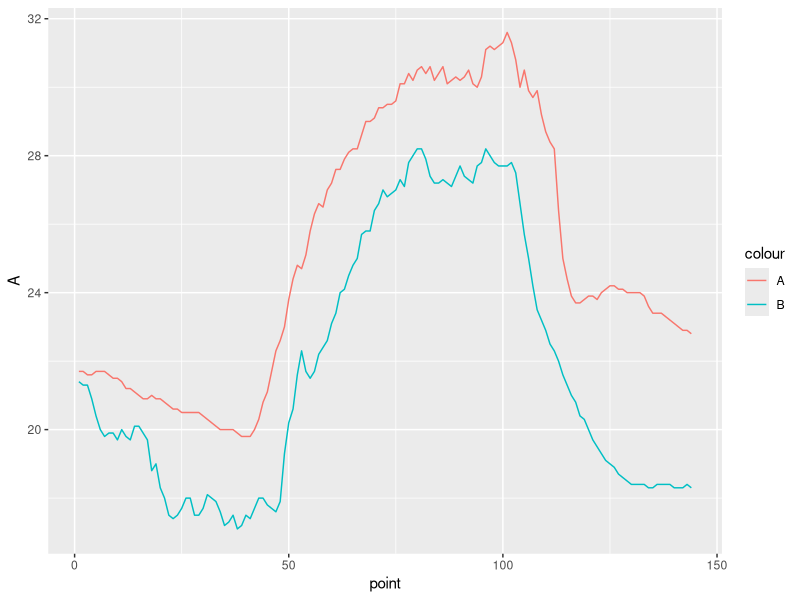
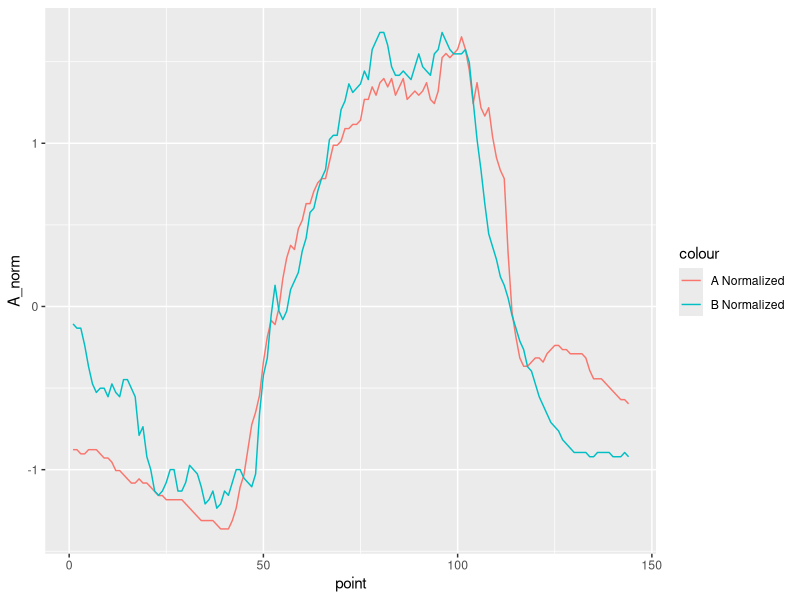
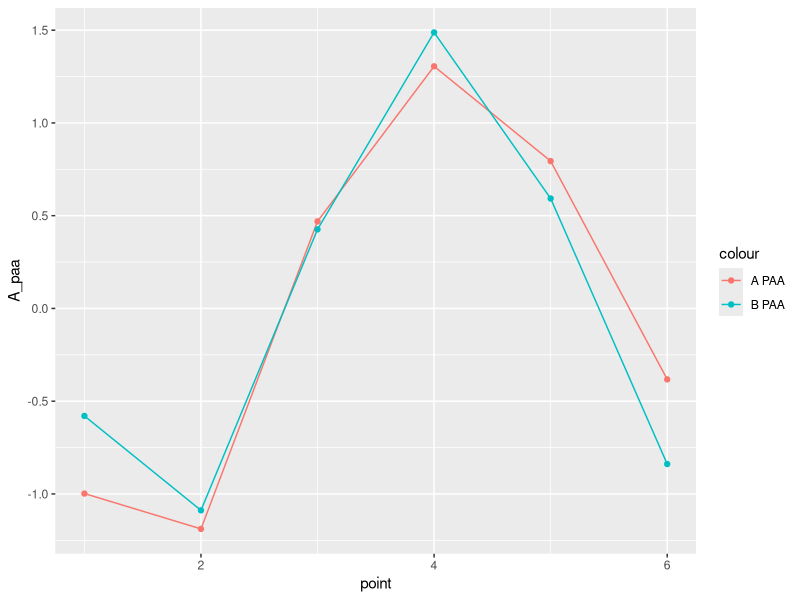

Write R code to recreate these figures, in order.
library(ggplot2)

vocab <- list("3"=c(-0.43,0.43), "4"=c(-0.67,0,0.67), "5"=c(-0.84, -0.25, 0.25, 0.84), "6"=c(-0.97,-0.43,0,0.43,0.97), "7"=c(-1.07,-0.57, -0.18, 0.18, 0.57, 1.07))

alpha <- function(values, vocab_size) {
  res <- c()
  for (v in values) {
    count <- 1
    for (i in vocab[[vocab_size]]) {
      if (v <= i) {
        res <- c(res, count)
        break
      }
      count <- count + 1
    }
    if (count == length(vocab[[vocab_size]])+1) {
      res <- c(res, count)
    }
  }
  res
}

paa <- function (values, size) {

  res <- c()
  for (i in c(seq(from =1, to= length(values), by = size))) {
    res <- c(res, mean(values[i:(i+size-1)]))
  }
  res
}

normalize <- function (values) {
  (values - mean(values))/sd(values)
}

mindist <- function (v1, v2, vocab_size, n, w) {
    
  res <- c()
  for (i in c(1:length(v1))) {
    if (abs(v1[i]-v2[i]) > 1) {
      res <- c(res, (vocab[[vocab_size]][(max(v1[i],v2[i])-1)] - vocab[[vocab_size]][(min(v1[i],v2[i]))]))
    }
    else {
      res <- c(res,0)
    }
  }
  sqrt(n/w) * sqrt(sum(res^2))
}

# main 
A <-  c(  21.7, 21.7, 21.6, 21.6, 21.7, 21.7, 21.7, 21.6, 21.5, 21.5, 21.4, 21.2, 21.2, 21.1, 21.0, 20.9, 20.9, 21.0, 20.9, 20.9, 20.8, 20.7, 20.6, 20.6, 20.5, 20.5, 20.5, 20.5, 20.5, 20.4, 20.3, 20.2, 20.1, 20.0, 20.0, 20.0, 20.0, 19.9, 19.8, 19.8, 19.8, 20.0, 20.3, 20.8, 21.1, 21.7, 22.3, 22.6, 23.0, 23.8, 24.4, 24.8, 24.7, 25.1, 25.8, 26.3, 26.6, 26.5, 27.0, 27.2, 27.6, 27.6, 27.9, 28.1, 28.2, 28.2, 28.6, 29.0, 29.0, 29.1, 29.4, 29.4, 29.5, 29.5, 29.6, 30.1, 30.1, 30.4, 30.2, 30.5, 30.6, 30.4, 30.6, 30.2, 30.4, 30.6, 30.1, 30.2, 30.3, 30.2, 30.3, 30.5, 30.1, 30.0, 30.3, 31.1, 31.2, 31.1, 31.2, 31.3, 31.6, 31.3, 30.8, 30.0, 30.5, 29.9, 29.7, 29.9, 29.2, 28.7, 28.4, 28.2, 26.4, 25.0, 24.4, 23.9, 23.7, 23.7, 23.8, 23.9, 23.9, 23.8, 24.0, 24.1, 24.2, 24.2, 24.1, 24.1, 24.0, 24.0, 24.0, 24.0, 23.9, 23.6, 23.4, 23.4, 23.4, 23.3, 23.2, 23.1, 23.0, 22.9, 22.9, 22.8  )
B <- c( 21.4, 21.3, 21.3, 20.9, 20.4, 20.0, 19.8, 19.9, 19.9, 19.7, 20.0, 19.8, 19.7, 20.1, 20.1, 19.9, 19.7, 18.8, 19.0, 18.3, 18.0, 17.5, 17.4, 17.5, 17.7, 18.0, 18.0, 17.5, 17.5, 17.7, 18.1, 18.0, 17.9, 17.6, 17.2, 17.3, 17.5, 17.1, 17.2, 17.5, 17.4, 17.7, 18.0, 18.0, 17.8, 17.7, 17.6, 17.9, 19.3, 20.2, 20.6, 21.6, 22.3, 21.7, 21.5, 21.7, 22.2, 22.4, 22.6, 23.1, 23.4, 24.0, 24.1, 24.5, 24.8, 25.0, 25.7, 25.8, 25.8, 26.4, 26.6, 27.0, 26.8, 26.9, 27.0, 27.3, 27.1, 27.8, 28.0, 28.2, 28.2, 27.9, 27.4, 27.2, 27.2, 27.3, 27.2, 27.1, 27.4, 27.7, 27.4, 27.3, 27.2, 27.7, 27.8, 28.2, 28.0, 27.8, 27.7, 27.7, 27.7, 27.8, 27.5, 26.6, 25.7, 25.0, 24.2, 23.5, 23.2, 22.9, 22.5, 22.3, 22.0, 21.6, 21.3, 21.0, 20.8, 20.4, 20.3, 20.0, 19.7, 19.5, 19.3, 19.1, 19.0, 18.9, 18.7, 18.6, 18.5, 18.4, 18.4, 18.4, 18.4, 18.3, 18.3, 18.4, 18.4, 18.4, 18.4, 18.3, 18.3, 18.3, 18.4, 18.3  )

data <- data.frame(point = 1:length(A), A = A, B = B)

ggplot(data = data) + geom_line(aes(x = point, y = A, colour='A'))+ geom_line(aes(x = point, y = B, colour='B'))  

data$A_norm <- normalize(A)
data$B_norm <- normalize(B)

ggplot(data = data) + geom_line(aes(x = point, y = A_norm, colour='A Normalized'))+ geom_line(aes(x = point, y = B_norm, colour='B Normalized'))  

n <- length(A)
w <- 24

nw <- n/w

A_paa <- paa(data$A_norm, w)
B_paa <- paa(data$B_norm, w)

data_paa <- data.frame(point = 1:length(A_paa), A_paa = A_paa, B_paa = B_paa)


ggplot(data = data_paa) + geom_line(aes(x = point, y = A_paa, colour='A PAA'))+ geom_point(aes(x = point, y = A_paa, colour='A PAA')) + geom_line(aes(x = point, y = B_paa, colour='B PAA')) + geom_point(aes(x = point, y = B_paa, colour='B PAA'))

for (vocab_size in c('4', '5', '6', '7')) {

  A_vocab <- alpha(A_paa, vocab_size)
  B_vocab <- alpha(B_paa, vocab_size)
  print(A_vocab)
  print(B_vocab)
  
  print(mindist(A_vocab, B_vocab, vocab_size, n, w))
}
